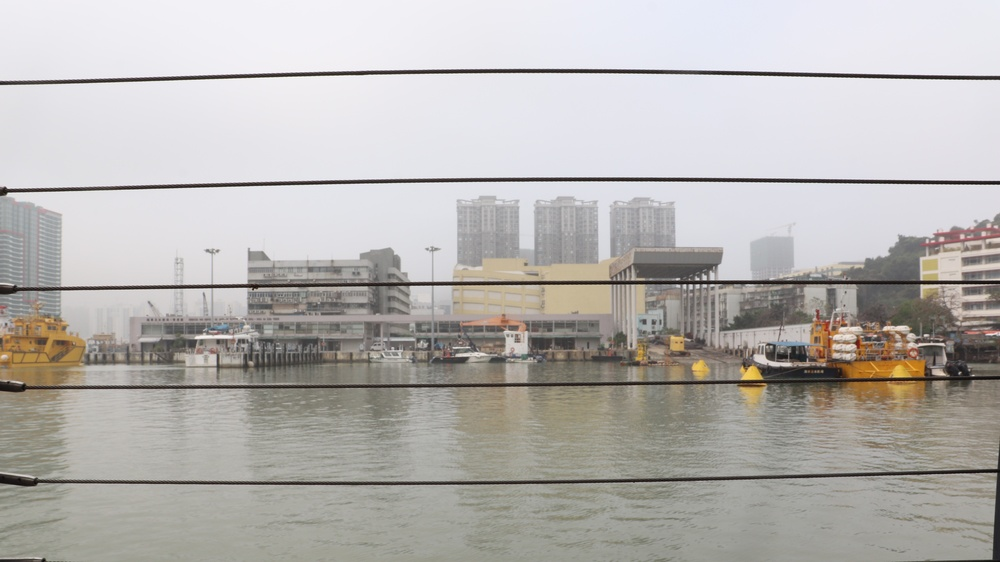
%> input picture fence/04.jpg, 1000 x 562 px, shrunk from 6000 x 3375 before the run
$ octave --eval "result = expand(imread('fence/04.jpg'));"   (GNU Octave 9; MATLAB toolbox functions it lacks are replaced by stand-ins)
%> lines starting %> are read from the running program, lines starting %| are printed output that depends on the picture
function img = expand(image)
%Upsampling
%Pixels restore the image accordingly at the downsampling level.
%gaussian weighting functions
gaussian_weighting = [1 4 6 4 1]/16;

img_size = size(rgb2gray(image));
%> img_size = [562 1000]
y = zeros(2*img_size);
%> y: size 1124x2000 double; every value is 0
y(1:2:2*img_size(1),1:2:2*img_size(2)) = image(:,:,1);
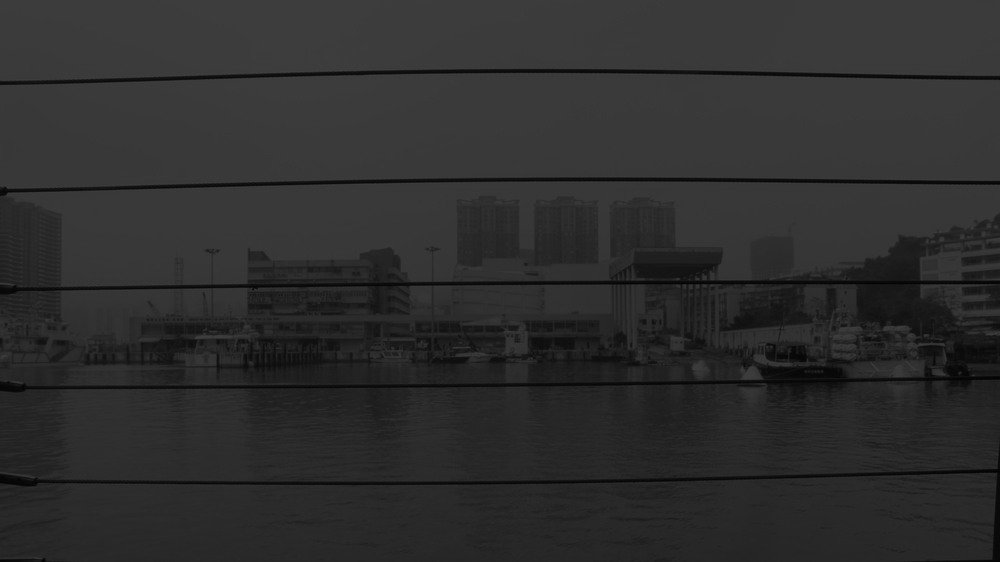
%> y: size 1124x2000 double (shown at 1/2 size); min 0, max 255, mean 45.6
img(:,:,1) = 4*conv2(gaussian_weighting,gaussian_weighting,y,'same');
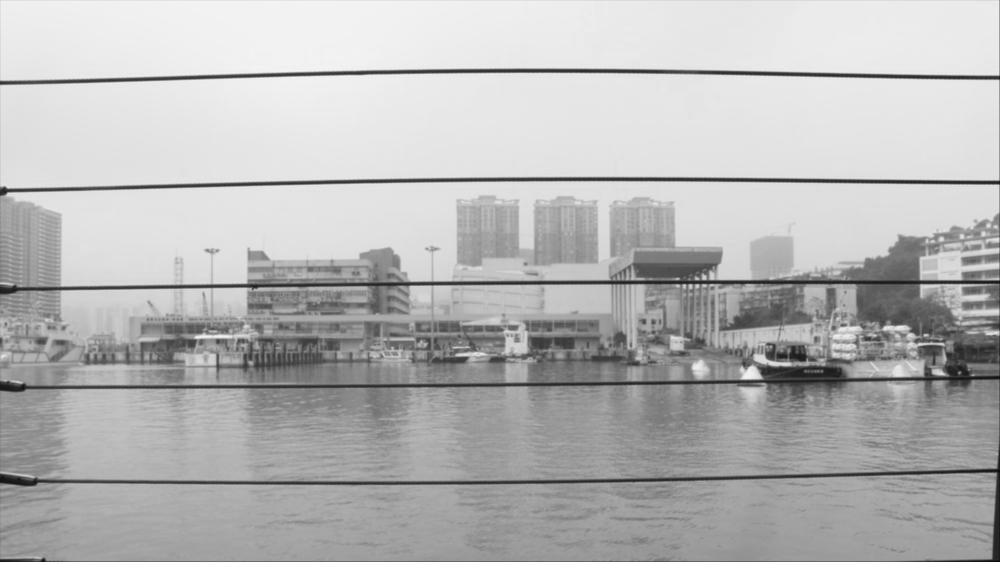
%> img: size 1124x2000 double (shown at 1/2 size); min 3.5, max 247.5, mean 182.3

y = zeros(2*img_size);
y(1:2:2*img_size(1),1:2:2*img_size(2)) = image(:,:,2);
img(:,:,2) = 4*conv2(gaussian_weighting,gaussian_weighting,y,'same');

y = zeros(2*img_size);
y(1:2:2*img_size(1),1:2:2*img_size(2)) = image(:,:,3);
img(:,:,3) = 4*conv2(gaussian_weighting,gaussian_weighting,y,'same');
%> img: size 1124x2000x3 double

img = uint8(img);
%> img: size 1124x2000x3 uint8
end

$ run again, on fence/05.jpg
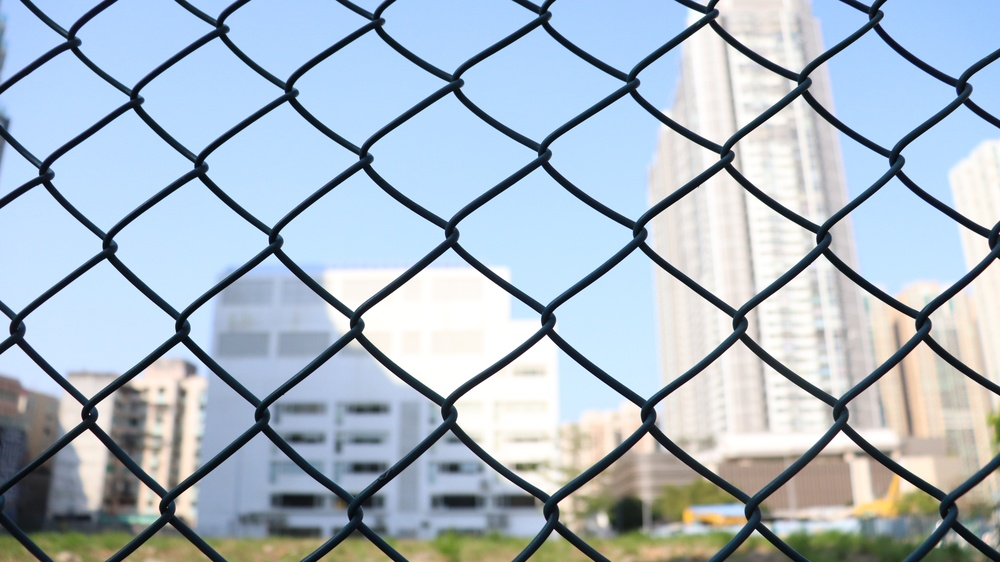
%> input picture fence/05.jpg, 1000 x 562 px, shrunk from 6000 x 3375 before the run
%> img_size = [562 1000]
%> in expand, `img(:,:,1) = 4*conv2(gaussian_weighting,gaussian_weighting,y,'same');`:
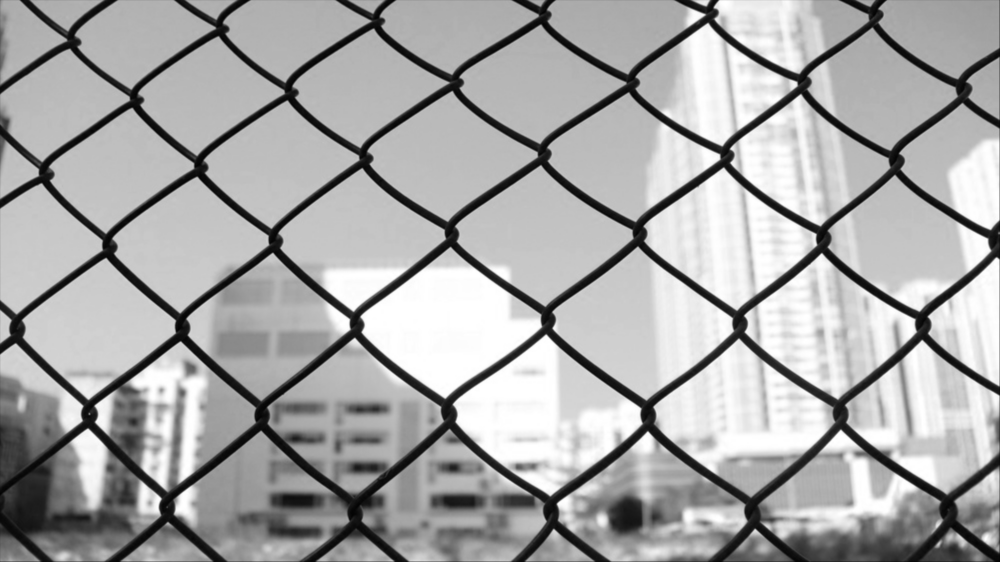
%> img: size 1124x2000 double (shown at 1/2 size); min 1.25, max 255, mean 168.7
%> in expand, `y(1:2:2*img_size(1),1:2:2*img_size(2)) = image(:,:,3);`:
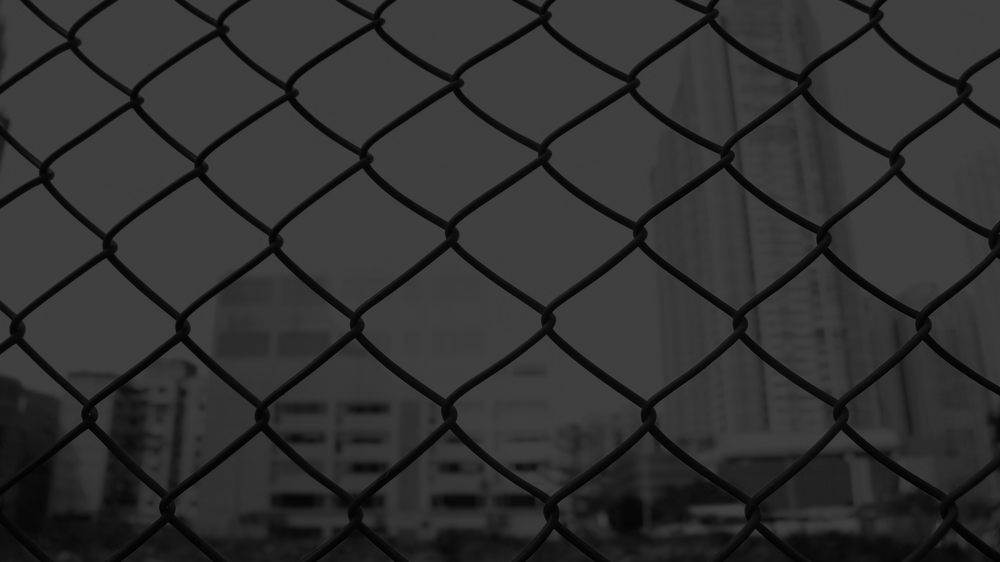
%> y: size 1124x2000 double (shown at 1/2 size); min 0, max 255, mean 48.8

$ run again, on fence/06.jpg
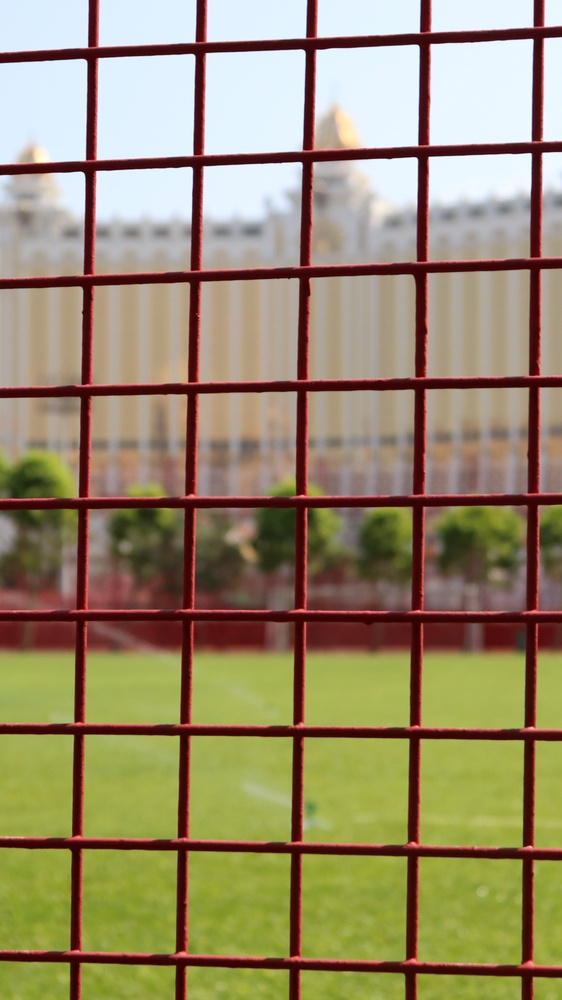
%> input picture fence/06.jpg, 562 x 1000 px, shrunk from 2250 x 4000 before the run
%> img_size = [1000 562]
%> in expand, `img(:,:,1) = 4*conv2(gaussian_weighting,gaussian_weighting,y,'same');`:
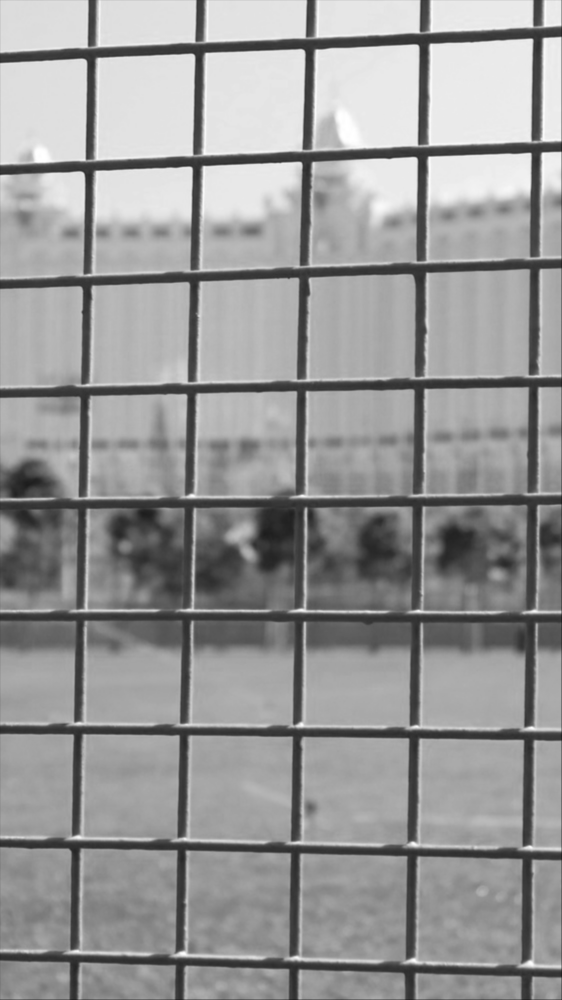
%> img: size 2000x1124 double (shown at 1/2 size); min 24.19, max 255, mean 151.8
%> in expand, `y(1:2:2*img_size(1),1:2:2*img_size(2)) = image(:,:,3);`:
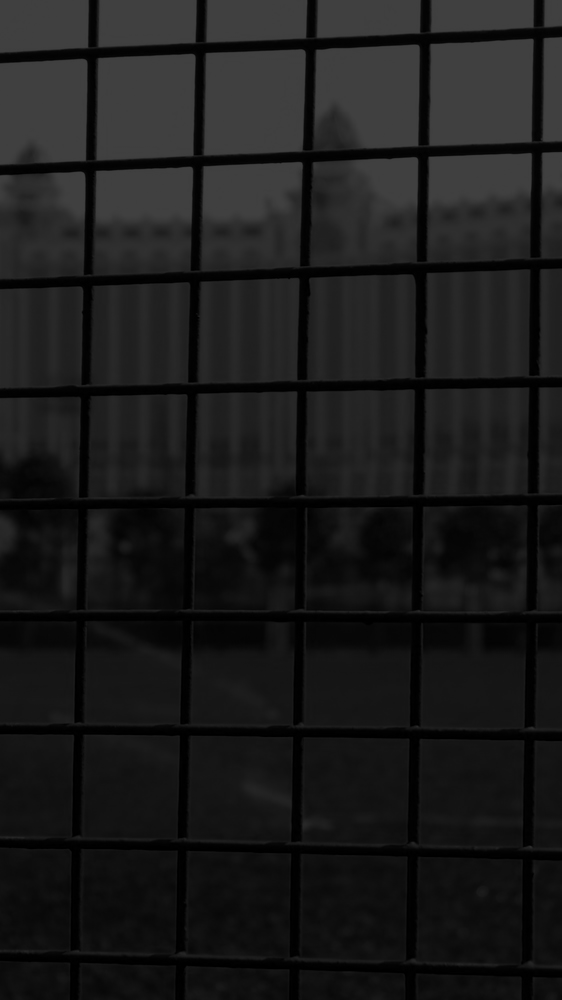
%> y: size 2000x1124 double (shown at 1/2 size); min 0, max 255, mean 26.7

$ run again, on fence/07.jpg
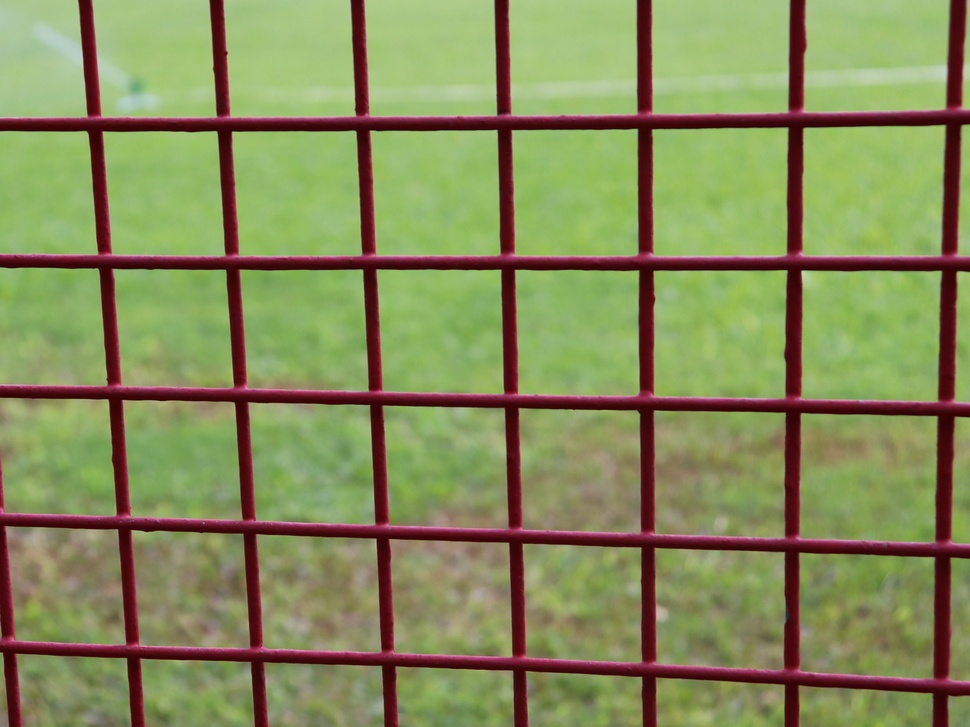
%> input picture fence/07.jpg, 970 x 727 px, shrunk from 4500 x 3375 before the run
%> img_size = [727 970]
%> in expand, `img(:,:,1) = 4*conv2(gaussian_weighting,gaussian_weighting,y,'same');`:
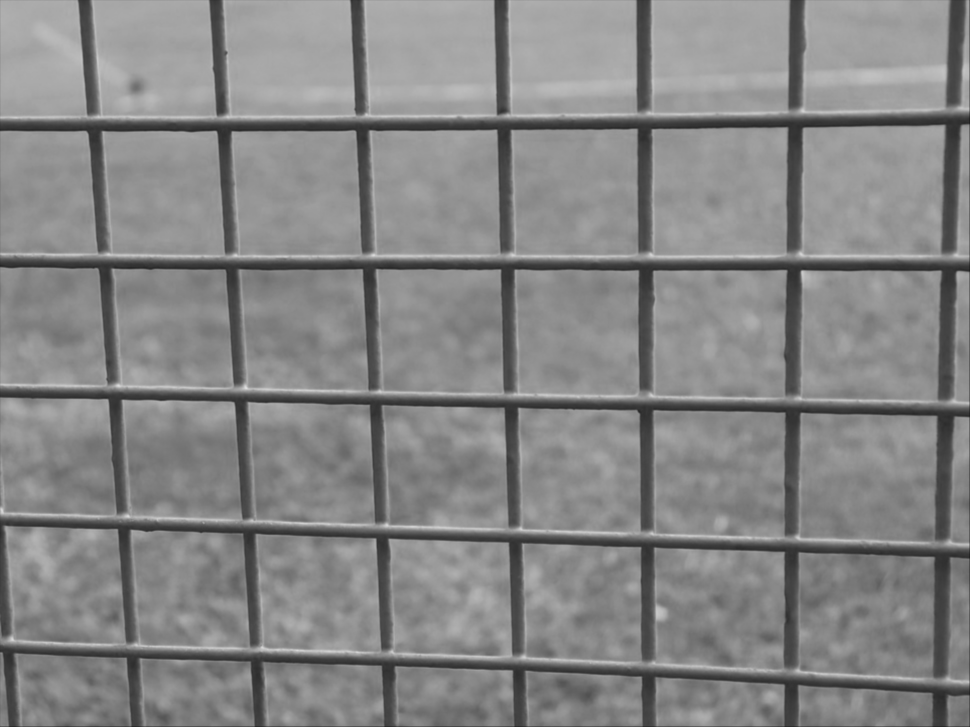
%> img: size 1454x1940 double (shown at 1/2 size); min 21.81, max 225.8, mean 134.3
%> in expand, `y(1:2:2*img_size(1),1:2:2*img_size(2)) = image(:,:,2);`:
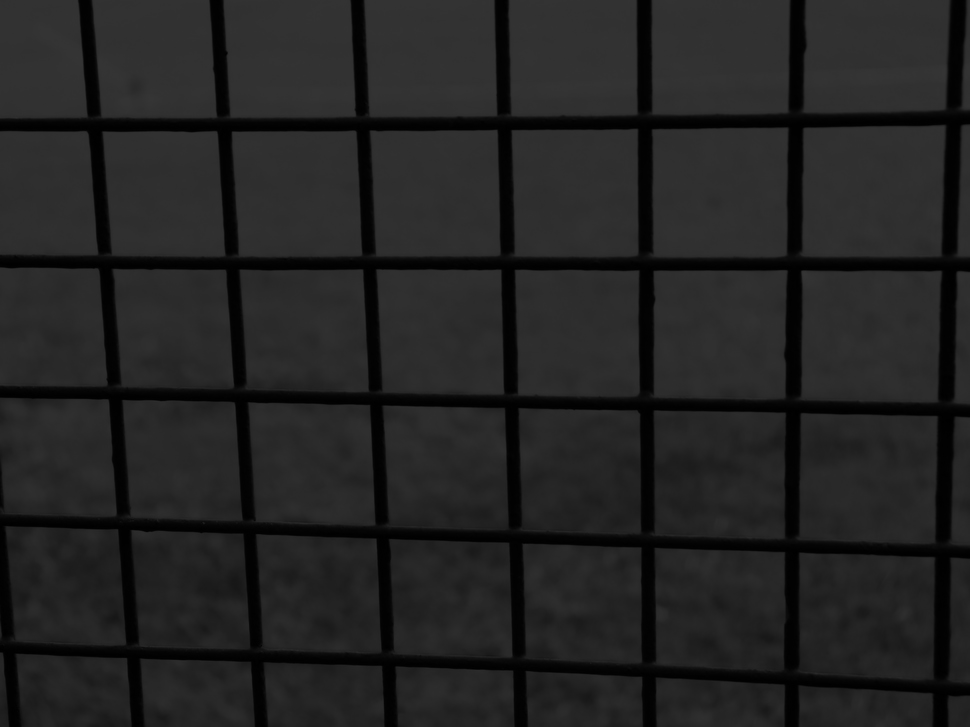
%> y: size 1454x1940 double (shown at 1/2 size); min 0, max 213, mean 35.3
